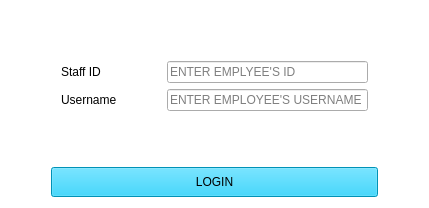
<?xml version="1.0" encoding="UTF-8"?>
<ui version="4.0">
 <class>login</class>
 <widget class="QWidget" name="login">
  <property name="geometry">
   <rect>
    <x>0</x>
    <y>0</y>
    <width>429</width>
    <height>206</height>
   </rect>
  </property>
  <property name="windowTitle">
   <string>LOGIN FORM</string>
  </property>
  <property name="styleSheet">
   <string notr="true">#login
{
	background-color: rgb(255, 255, 255);
}</string>
  </property>
  <layout class="QVBoxLayout" name="verticalLayout">
   <item>
    <widget class="QWidget" name="" native="true">
     <layout class="QGridLayout" name="gridLayout_2">
      <property name="leftMargin">
       <number>50</number>
      </property>
      <property name="topMargin">
       <number>50</number>
      </property>
      <property name="rightMargin">
       <number>50</number>
      </property>
      <property name="bottomMargin">
       <number>50</number>
      </property>
      <item row="0" column="0">
       <widget class="QLabel" name="label_3">
        <property name="minimumSize">
         <size>
          <width>100</width>
          <height>0</height>
         </size>
        </property>
        <property name="text">
         <string>Staff ID</string>
        </property>
       </widget>
      </item>
      <item row="1" column="0">
       <widget class="QLabel" name="label_4">
        <property name="minimumSize">
         <size>
          <width>100</width>
          <height>0</height>
         </size>
        </property>
        <property name="text">
         <string>Username</string>
        </property>
       </widget>
      </item>
      <item row="1" column="1">
       <widget class="QLineEdit" name="txtuser">
        <property name="minimumSize">
         <size>
          <width>150</width>
          <height>0</height>
         </size>
        </property>
        <property name="maxLength">
         <number>20</number>
        </property>
        <property name="placeholderText">
         <string>ENTER EMPLOYEE'S USERNAME</string>
        </property>
       </widget>
      </item>
      <item row="0" column="1">
       <widget class="QLineEdit" name="txtid">
        <property name="minimumSize">
         <size>
          <width>150</width>
          <height>0</height>
         </size>
        </property>
        <property name="maxLength">
         <number>5</number>
        </property>
        <property name="placeholderText">
         <string>ENTER EMPLYEE'S ID</string>
        </property>
       </widget>
      </item>
     </layout>
    </widget>
   </item>
   <item>
    <layout class="QHBoxLayout" name="horizontalLayout">
     <property name="topMargin">
      <number>0</number>
     </property>
     <item>
      <spacer name="horizontalSpacer">
       <property name="orientation">
        <enum>Qt::Horizontal</enum>
       </property>
       <property name="sizeType">
        <enum>QSizePolicy::Preferred</enum>
       </property>
       <property name="sizeHint" stdset="0">
        <size>
         <width>40</width>
         <height>20</height>
        </size>
       </property>
      </spacer>
     </item>
     <item>
      <widget class="QPushButton" name="btnlogin">
       <property name="minimumSize">
        <size>
         <width>240</width>
         <height>30</height>
        </size>
       </property>
       <property name="styleSheet">
        <string notr="true">background-color: #00CCFF;
border-radious:10px;
color: rgb(0, 0, 0);</string>
       </property>
       <property name="text">
        <string>LOGIN</string>
       </property>
      </widget>
     </item>
     <item>
      <spacer name="horizontalSpacer_2">
       <property name="orientation">
        <enum>Qt::Horizontal</enum>
       </property>
       <property name="sizeType">
        <enum>QSizePolicy::Preferred</enum>
       </property>
       <property name="sizeHint" stdset="0">
        <size>
         <width>40</width>
         <height>20</height>
        </size>
       </property>
      </spacer>
     </item>
    </layout>
   </item>
  </layout>
 </widget>
 <resources/>
 <connections/>
</ui>
